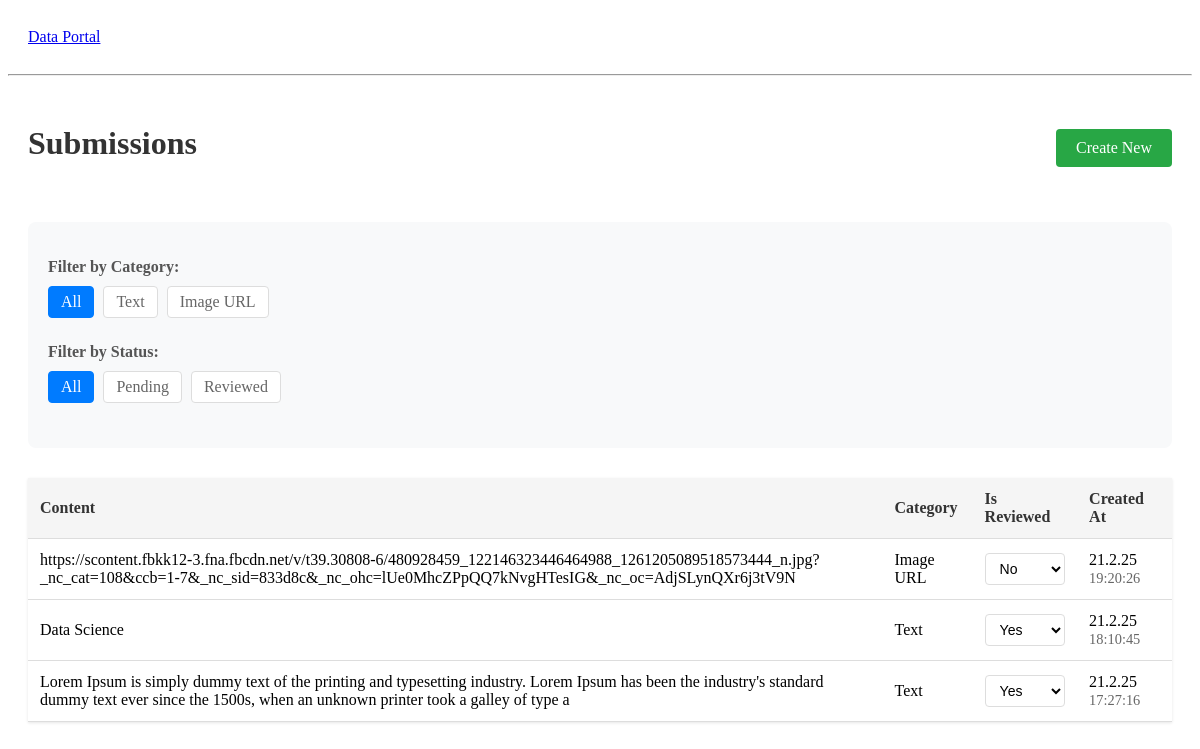
The page / on the database its author committed.
### submissions/models.py (models this page shows, shortened)
class Submission(models.Model):
    CATEGORY_CHOICES = [
        ('TEXT', 'Text'),
        ('IMAGE_URL', 'Image URL'),
    ]
    content = models.CharField(max_length=200)
    category = models.CharField(
        max_length=20,
        choices=CATEGORY_CHOICES,
        default='TEXT'
    )
    is_reviewed = models.BooleanField(default=False)
    created_at = models.DateTimeField(auto_now_add=True)
    updated_at = models.DateTimeField(auto_now=True)
    class Meta:
        ordering = ['-created_at']

### submissions/views.py (the view)
# urls.py: 2. Add a URL to urlpatterns:  path('', views.home, name='home')
def home(request):
    try:
        category = request.GET.get('category', '')
        status = request.GET.get('status', '')
        submissions = Submission.objects.all()
        if category:
            submissions = submissions.filter(category=category)
        if status == 'reviewed':
            submissions = submissions.filter(is_reviewed=True)
        elif status == 'pending':
            submissions = submissions.filter(is_reviewed=False)
        context = {
            'submissions': submissions,
            'categories': Submission.CATEGORY_CHOICES,
            'selected_category': category,
            'selected_status': status,
        }
        return render(request, 'submissions/home.html', context)
    except Exception as e:
        messages.error(request, f"An error occurred: {str(e)}")
        return redirect('home')

### submissions/templates/submissions/home.html (shortened to what this page needs)
{% extends 'main.html' %}
{% block content %}
<div class="container">
    <div class="header-section">
        <h1>Submissions</h1>
        <a href="{% url 'create_submission' %}" class="create-btn">Create New</a>
    </div>
    <div class="filters">
        <div class="filter-group">
            <h3>Filter by Category:</h3>
            <a href="{% url 'home' %}" class="filter-link {% if not selected_category %}active{% endif %}">All</a>
            {% for code, name in categories %}
                <a href="?category={{ code }}{% if selected_status %}&status={{ selected_status }}{% endif %}"
                   class="filter-link {% if selected_category == code %}active{% endif %}">
                    {{ name }}
                </a>
            {% endfor %}
        </div>
        <div class="filter-group">
            <h3>Filter by Status:</h3>
            <a href="{% url 'home' %}{% if selected_category %}?category={{ selected_category }}{% endif %}"
               class="filter-link {% if not selected_status %}active{% endif %}">All</a>
            <a href="?status=pending{% if selected_category %}&category={{ selected_category }}{% endif %}"
               class="filter-link {% if selected_status == 'pending' %}active{% endif %}">Pending</a>
            <a href="?status=reviewed{% if selected_category %}&category={{ selected_category }}{% endif %}"
               class="filter-link {% if selected_status == 'reviewed' %}active{% endif %}">Reviewed</a>
        </div>
    </div>
    <table class="submission-table">
        <thead>
            <tr>
                <th>Content</th>
                <th>Category</th>
                <th>Is Reviewed</th>
                <th>Created At</th>
            </tr>
        </thead>
        <tbody>
            {% for submission in submissions %}
                <tr>
                    <td>{{ submission.content }}</td>
                    <td>{{ submission.get_category_display }}</td>
                    <td>
                        <select class="status-select" data-submission-id="{{ submission.id }}" data-status-type="reviewed">
                            <option value="true" {% if submission.is_reviewed %}selected{% endif %}>Yes</option>
                            <option value="false" {% if not submission.is_reviewed %}selected{% endif %}>No</option>
                        </select>
                    </td>
                    <td>
                        <span class="created-date">{{ submission.created_at|date:"j.n.y" }}</span>
                        <span class="created-time">{{ submission.created_at|time:"H:i:s" }}</span>
                    </td>
                </tr>
            {% empty %}
                <tr>
                    <td colspan="4" class="no-data">No submissions found.</td>
                </tr>
            {% endfor %}
        </tbody>
    </table>
</div>
{% endblock %}

### submissions/templates/submissions/home.html (style rules this page uses)
.container { padding: 20px; max-width: 1200px; margin: 0 auto; }
h1 { color: #333; margin-bottom: 30px; }
.filters { margin-bottom: 30px; background-color: #f8f9fa; padding: 20px; border-radius: 8px; }
.filter-group { margin-bottom: 20px; }
.filter-group h3 { margin-bottom: 10px; color: #555; font-size: 16px; }
.filter-link { display: inline-block; padding: 6px 12px; margin: 0 5px 5px 0; border-radius: 4px; text-decoration: none; color: #666; background-color: #fff; border: 1px solid #ddd; transition: all 0.3s ease; }
.filter-link.active { background-color: #007bff; color: white; border-color: #007bff; }
.submission-table { width: 100%; border-collapse: collapse; margin: 20px 0; font-size: 16px; box-shadow: 0 1px 3px rgba(0,0,0,0.1); }
.submission-table th, .submission-table td { padding: 12px; text-align: left; border-bottom: 1px solid #ddd; }
.submission-table th { background-color: #f5f5f5; font-weight: bold; color: #333; }
.header-section { display: flex; justify-content: space-between; align-items: center; margin-bottom: 30px; }
.create-btn { background-color: #28a745; color: white; padding: 10px 20px; border-radius: 4px; text-decoration: none; transition: background-color 0.3s ease; }
.status-select { padding: 6px 10px; border: 1px solid #ddd; border-radius: 4px; background-color: white; cursor: pointer; font-size: 14px; min-width: 80px; }
.created-date { display: inline-block; margin-right: 10px; }
.created-time { color: #666; font-size: 0.9em; }

### rows shown on the page
Submission: content "https://scontent.fbkk12-3.fna.fbcdn.net/v/t39.30808-6/480928459_122146323446464988_1261205089518573444_n.jpg?_nc_cat=108&ccb=1-7&_nc_sid=833d8c&_nc_ohc=lUe0MhcZPpQQ7kNvgHTesIG&_nc_oc=AdjSLynQXr6j3tV9N", category "Image URL", is_reviewed+id "No", created_at "21.2.25", created_at "19:20:26"
Submission: content "Data Science", category "Text", is_reviewed+id "Yes", created_at "21.2.25", created_at "18:10:45"
Submission: content "Lorem Ipsum is simply dummy text of the printing and typesetting industry. Lorem Ipsum has been the industry's standard dummy text ever since the 1500s, when an unknown printer took a galley of type a", category "Text", is_reviewed+id "Yes", created_at "21.2.25", created_at "17:27:16"

### other values the page prints
{{ name }} "Text" "Image URL"
